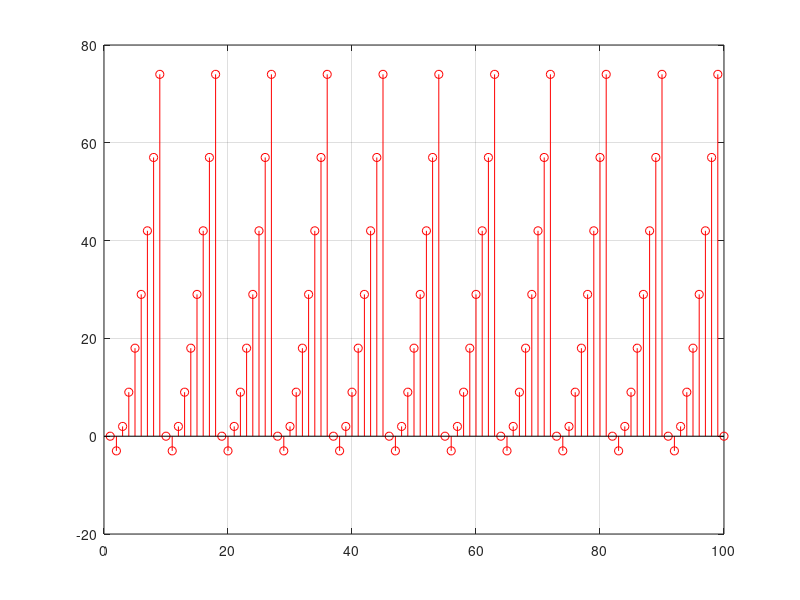

Source code (MATLAB):
x = 1;
f = zeros(1,100);

while x<100
    
    x = x + 1;
    
    if x>=10
        f(x) = f((x-10)+1);
        stem(f, '-r')
        grid on
                                
    elseif x<=9
        f(x) = x^2-7;
        stem(f, '-r')
        grid on;
                
    end
    
end

